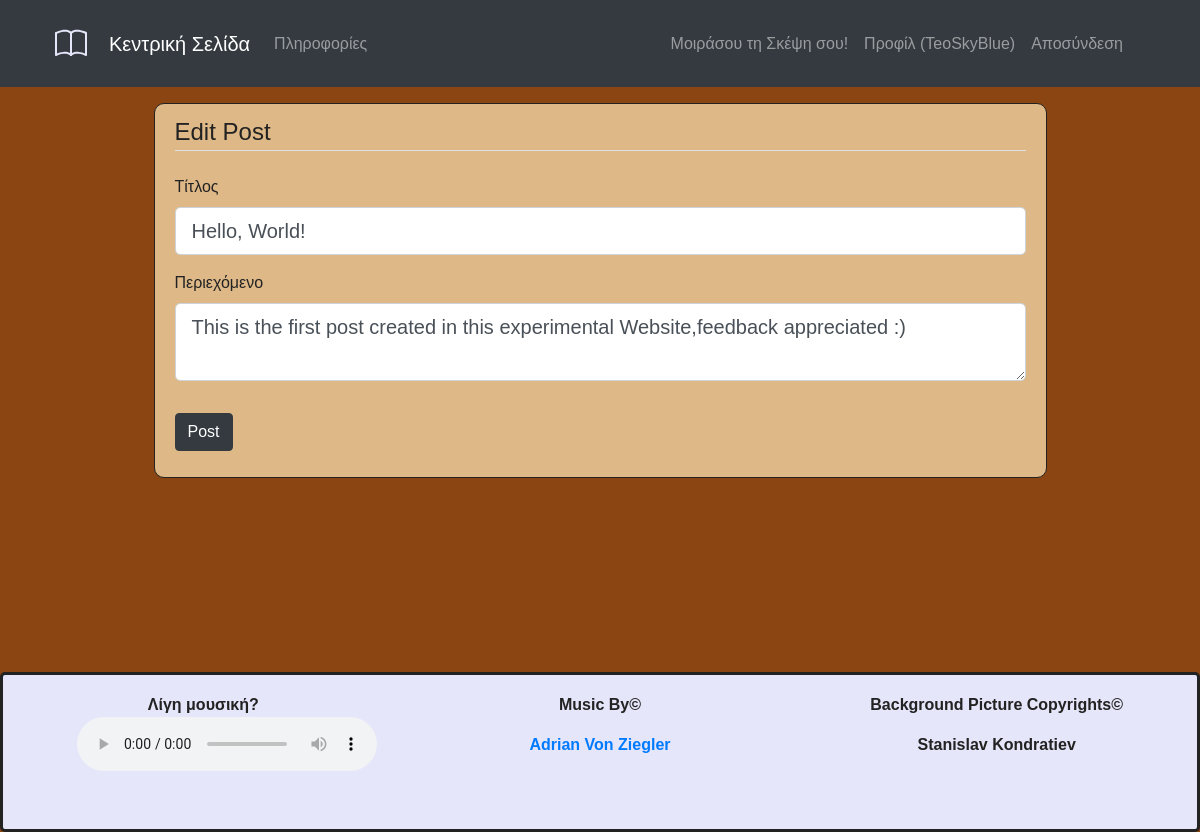
The app's page /post/1/edit (signed in) with its own data.
### Flask_attempts/models.py (models this page shows, shortened)
class User(db.Model, UserMixin):
    id = db.Column(db.Integer, primary_key=True)
    username = db.Column(db.String(20), unique=True, nullable=False)
    email = db.Column(db.String(60), unique=True, nullable=False)
    image_file = db.Column(db.String(20), nullable=False, default='default.jpg')
    password = db.Column(db.String(60), nullable=False)
    posts = db.relationship('Post',backref='author', lazy = True)

class Post(db.Model):
    id = db.Column(db.Integer, primary_key=True)
    title = db.Column(db.String(100),nullable= False)
    date_posted = db.Column(db.DateTime,nullable=False,default = datetime.utcnow) #vs datetime.now i diafora einai oti i 2i apo8ikeuei local times,i 1i greenwich,kaliteri praktiki gia database storing
    content = db.Column(db.Text, nullable=False)
    user_id = db.Column(db.Integer, db.ForeignKey('user.id'), nullable=False)

### Flask_attempts/routes.py (the view)
@app.route("/post/<int:post_id>/edit",methods=['GET','POST'])
@login_required
def edit_post(post_id):
    post = Post.query.get_or_404(post_id)
    if post.author != current_user:
        abort(403) #http error code for forbidden path
    form = PostForm()
    if form.validate_on_submit():
        post.title= form.title.data
        post.content = form.content.data
        db.session.commit()
        flash("Post Updated Successfully!",'success')
        return redirect(url_for('post',post_id=post.id))
    elif request.method == 'GET':
        form.title.data = post.title
        form.content.data = post.content
    return render_template('create_post.html',title='Edit Post',
                               form=form, legend='Edit Post')

### Flask_attempts/Wtforms.py
class PostForm(FlaskForm):
    title = StringField('Τίτλος', validators=[DataRequired()])
    content = TextAreaField('Περιεχόμενο',validators=[DataRequired()])
    submit = SubmitField('Post')

### Flask_attempts/models.py (called while the page is built)
@login_manager.user_loader
def load_user(user_id):
    return User.query.get(int(user_id))

### Flask_attempts/templates/create_post.html (shortened to what this page needs)
{% extends "layout.html" %}
{% block content %}
<div class="content-section" style="width:100%; min-width: 400px;">
	<form method="POST" action="" >
		<fieldset class="form-group">
			<legend class="border-bottom mb-4">{{legend}}</legend>
			<div class="form-group ">
				{{form.title.label(class="form-control-label")}}
					{% if form.title.errors %}
						{{form.title(class="form-control form-control-lg is-invalid")}}
						<div class="invalid-feedback">
							{% for error in form.title.errors%}
								<span>{{ error }}</span>
							{%endfor%}
						</div>
					{% else %}
						{{ form.title(class="form-control form-control-lg")}}
					{%endif%}
			</div>
			<div class="form-group">
				{{form.content.label(class="form-control-label")}}
					{% if form.content.errors %}
						{{form.content(class="form-control form-control-lg is-invalid")}}
						<div class="invalid-feedback">
							{% for error in form.content.errors%}
								<span>{{ error }}</span>
							{%endfor%}
						</div>
					{% else %}
						{{ form.content(class="form-control form-control-lg")}}
					{%endif%}
			</div>
		</fieldset>
		<div class="form-group">
			{{form.submit(class="btn btn-dark")}}
		</div>
	</form>
</div>
{% endblock content %}

### Flask_attempts/templates/layout.html (shortened to what this page needs)
<!DOCTYPE html>
<html>
<head>
	<link rel="stylesheet" href="https://maxcdn.bootstrapcdn.com/bootstrap/4.0.0/css/bootstrap.min.css">
	<link rel="stylesheet" type="text/css" href="{{ url_for('static', filename='styling.css') }}">
</head>
<body>
<div class="wrapper">
<header class="site-header absolute-top" style="min-width: 480px;">
	<nav class="navbar navbar-expand-sm navbar-dark bg-dark" style="min-width: 480px;">
	<div class="container">
			<ul class="navbar-nav">
				<li class="nav-item">
				</li>
				<li class="nav-item mt-3">
					<a class="navbar-brand ml-auto" href="{{url_for('home')}}">Κεντρική Σελίδα</a>
				</li>
				<li class="nav-item mt-3">
					<a class="nav-link" href="{{url_for('about')}}">Πληροφορίες</a>
				</li>
			</ul>
			<ul class="navbar-nav mr-4">
				{%if current_user.is_authenticated %}
					<li class="nav-item">
						<a class="nav-link" href="{{url_for('new_post')}}">Μοιράσου τη Σκέψη σου!</a>
					</li>
					<li class="nav-item">
						<a class="nav-link mr-auto" href="{{url_for('Account')}}">Προφίλ
							({{current_user.username}})
						</a>
					</li>
					<li class="nav-item">
						<a class="nav-link mr-auto" href="{{url_for('Logout')}}">Αποσύνδεση
						</a>
					</li>
				{%endif%}
			</ul>
	</div>
	</nav>
</header>
		<main role="main" class="container">
			<div class="row mx-auto">
				<div class="col-10 mx-auto">
		{% block content %}{% endblock %}
				</div>
			</div>
		</main>
		<div class="push"></div>
</div>
<footer class="absolute-bottom custom-footer container-fluid  padding ">
	<div class="row text-center footer-content" style="margin:auto;">
  		<div class="col-md-4">
  			<p><b>	Λίγη μουσική?
  			<audio controls loop class="ml-5">
  			<source src="{{url_for('static',filename='Relaxing Celtic Music - Forest Sanctum.mp3')}}" type="audio/mpeg">
			</audio>
			</b>
			</p>
  		</div>
  		<div class="col-md-4">
  			<p><b>Music By&#169</p>
  			<a href="https://adrianvonziegler.bandcamp.com/album/the-complete-discography">Adrian Von Ziegler</a>
  		</div>
  		<div class="col-md-4">
  			<b>
  			<p>Background Picture Copyrights&#169</p>
  			<p>Stanislav Kondratiev</p>
  			</b>
  		</div>
  </div>
</footer>
</body>
</html>

### Flask_attempts/static/styling.css (style rules this page uses)
html,body { margin:0; padding:0;height:100%; }
body { width:100%; font-family: sans-serif; color: #222; background-image:url('stanislav-kondratiev-6pO3QFkk7hQ-unsplash.jpg'); background-color: saddlebrown; }
.content-section { background: burlywood; padding: 10px 20px; border: 1px solid #222; border-radius: 10px; margin-bottom: 20px; }
.custom-footer { padding-top:1rem; padding:2px; width: 100%; min-width: 480px; height: 10em; border: 3px solid; border-radius: 5px; background-color: lavender; color: #222; text-align: center; }
.footer-content { width:100%; height: 100%; overflow-y:scroll; }
.push { height: 8em; }
.wrapper { min-height: 100%; margin-bottom: -8em; }
[class*="col-"] { padding: 1rem; }

### records on screen
User: username "TeoSkyBlue"
Post: title "Hello, World!", content "This is the first post created in this experimental Website,feedback appreciated :)"

### other values on screen
{{ legend }} "Edit Post"
